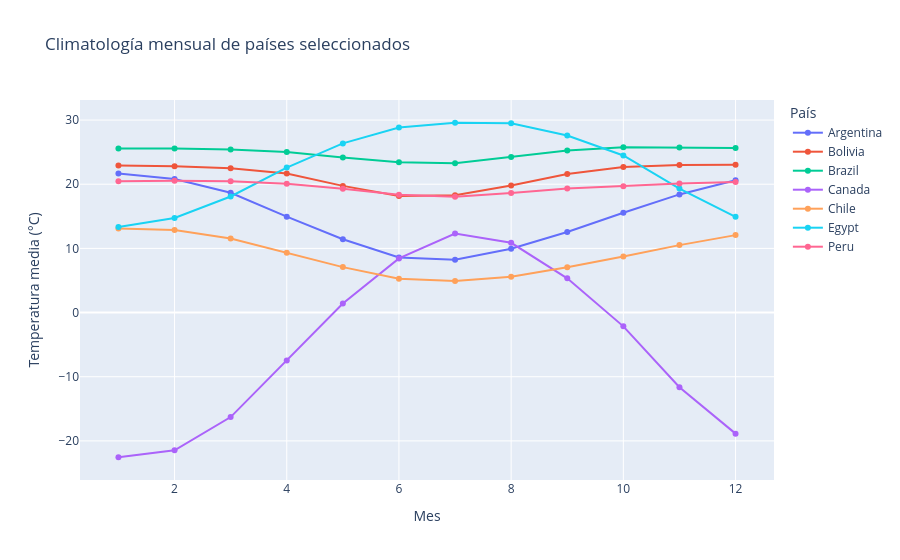

This figure's notebook cell:
### Code cell
PAISES = ["CHL", "ARG", "PER", "BOL", "BRA", "CAN", "EGY"]
fig = px.line(
    climatologia.filter(pl.col("iso_alpha3").is_in(PAISES)),
    x="month",
    y="temperature_mean",
    color="country",
    markers=True,
    title="Climatología mensual de países seleccionados",
    labels={
        "month": "Mes",
        "temperature_mean": "Temperatura media (°C)",
        "country": "País",
    },
)
fig.show()

### Figure 1 — Plotly figure (JSON) as saved in the notebook; plotly's stock layout.template omitted (floating-point values rounded to 4 significant figures)
{"data": [{"hovertemplate": "País=Argentina<br>Mes=%{x}<br>Temperatura media (°C)=%{y}<extra></extra>", "legendgroup": "Argentina", "line": {"color": "#636efa", "dash": "solid"}, "marker": {"symbol": "circle"}, "mode": "lines+markers", "name": "Argentina", "orientation": "v", "showlegend": true, "type": "scatter", "x": [1, 2, 3, 4, 5, 6, 7, 8, 9, 10, 11, 12], "xaxis": "x", "y": [21.66, 20.81, 18.66, 14.94, 11.43, 8.57, 8.24, 9.95, 12.55, 15.55, 18.41, 20.62], "yaxis": "y"}, {"hovertemplate": "País=Bolivia<br>Mes=%{x}<br>Temperatura media (°C)=%{y}<extra></extra>", "legendgroup": "Bolivia", "line": {"color": "#EF553B", "dash": "solid"}, "marker": {"symbol": "circle"}, "mode": "lines+markers", "name": "Bolivia", "orientation": "v", "showlegend": true, "type": "scatter", "x": [1, 2, 3, 4, 5, 6, 7, 8, 9, 10, 11, 12], "xaxis": "x", "y": [22.93, 22.79, 22.49, 21.68, 19.74, 18.17, 18.29, 19.79, 21.59, 22.69, 22.99, 23.05], "yaxis": "y"}, {"hovertemplate": "País=Brazil<br>Mes=%{x}<br>Temperatura media (°C)=%{y}<extra></extra>", "legendgroup": "Brazil", "line": {"color": "#00cc96", "dash": "solid"}, "marker": {"symbol": "circle"}, "mode": "lines+markers", "name": "Brazil", "orientation": "v", "showlegend": true, "type": "scatter", "x": [1, 2, 3, 4, 5, 6, 7, 8, 9, 10, 11, 12], "xaxis": "x", "y": [25.58, 25.56, 25.42, 25.03, 24.18, 23.42, 23.27, 24.26, 25.25, 25.77, 25.71, 25.66], "yaxis": "y"}, {"hovertemplate": "País=Canada<br>Mes=%{x}<br>Temperatura media (°C)=%{y}<extra></extra>", "legendgroup": "Canada", "line": {"color": "#ab63fa", "dash": "solid"}, "marker": {"symbol": "circle"}, "mode": "lines+markers", "name": "Canada", "orientation": "v", "showlegend": true, "type": "scatter", "x": [1, 2, 3, 4, 5, 6, 7, 8, 9, 10, 11, 12], "xaxis": "x", "y": [-22.55, -21.46, -16.29, -7.47, 1.4, 8.44, 12.32, 10.87, 5.34, -2.15, -11.63, -18.87], "yaxis": "y"}, {"hovertemplate": "País=Chile<br>Mes=%{x}<br>Temperatura media (°C)=%{y}<extra></extra>", "legendgroup": "Chile", "line": {"color": "#FFA15A", "dash": "solid"}, "marker": {"symbol": "circle"}, "mode": "lines+markers", "name": "Chile", "orientation": "v", "showlegend": true, "type": "scatter", "x": [1, 2, 3, 4, 5, 6, 7, 8, 9, 10, 11, 12], "xaxis": "x", "y": [13.08, 12.87, 11.55, 9.32, 7.08, 5.27, 4.91, 5.58, 7.07, 8.75, 10.51, 12.07], "yaxis": "y"}, {"hovertemplate": "País=Egypt<br>Mes=%{x}<br>Temperatura media (°C)=%{y}<extra></extra>", "legendgroup": "Egypt", "line": {"color": "#19d3f3", "dash": "solid"}, "marker": {"symbol": "circle"}, "mode": "lines+markers", "name": "Egypt", "orientation": "v", "showlegend": true, "type": "scatter", "x": [1, 2, 3, 4, 5, 6, 7, 8, 9, 10, 11, 12], "xaxis": "x", "y": [13.33, 14.73, 18.09, 22.6, 26.36, 28.84, 29.58, 29.5, 27.59, 24.48, 19.32, 14.92], "yaxis": "y"}, {"hovertemplate": "País=Peru<br>Mes=%{x}<br>Temperatura media (°C)=%{y}<extra></extra>", "legendgroup": "Peru", "line": {"color": "#FF6692", "dash": "solid"}, "marker": {"symbol": "circle"}, "mode": "lines+markers", "name": "Peru", "orientation": "v", "showlegend": true, "type": "scatter", "x": [1, 2, 3, 4, 5, 6, 7, 8, 9, 10, 11, 12], "xaxis": "x", "y": [20.48, 20.55, 20.48, 20.08, 19.28, 18.35, 18.04, 18.62, 19.32, 19.69, 20.11, 20.36], "yaxis": "y"}], "layout": {"legend": {"title": {"text": "País"}, "tracegroupgap": 0}, "title": {"text": "Climatología mensual de países seleccionados"}, "xaxis": {"anchor": "y", "domain": [0, 1], "title": {"text": "Mes"}}, "yaxis": {"anchor": "x", "domain": [0, 1], "title": {"text": "Temperatura media (°C)"}}}}
